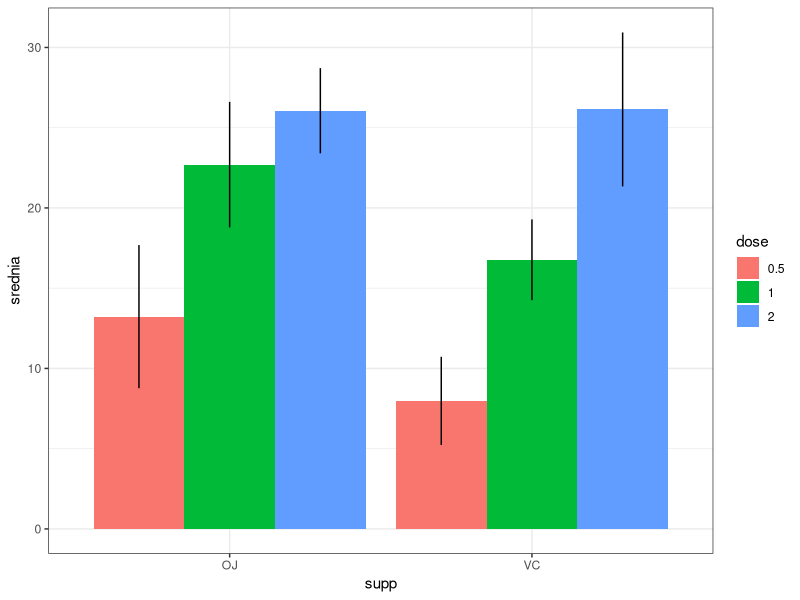
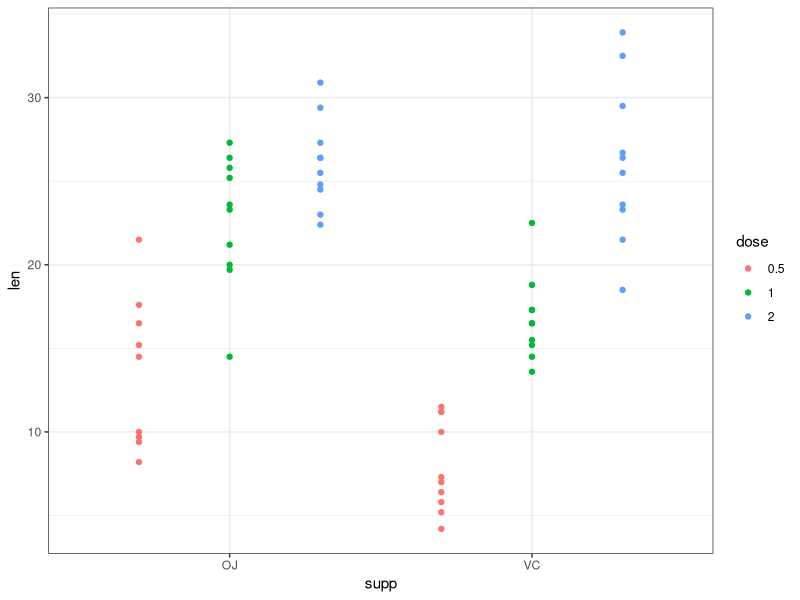
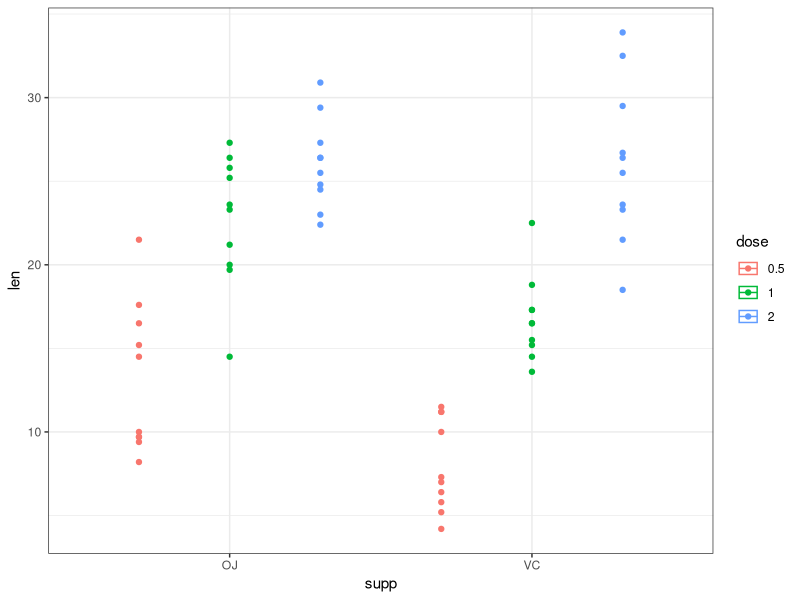

Write R code to recreate these figures, in order.
## ---- chunk 1
# wczytanie danych
data_tooth <- read.table('data/tooth.txt')
head(data_tooth)

# obliczenie średniej długości zęba w zależności od suplementu i dawki
# pakiet dplyr umożliwia łatwe manipulacje danymi tabelarycznymi
# możesz też średnią i odchylenie obliczyć np. w Excel i do R wczytać gotowe dane
library(dplyr)
# najpierw podział na grupy
data_tooth <- group_by(data_tooth, supp, dose)
data_tooth_summary <- summarise(data_tooth, srednia = mean(len),
                                odchylenie = sd(len))
# wynik
data_tooth_summary

# zmiana typu zmiennej dose na tekstowy
data_tooth_summary$dose <- as.character(data_tooth_summary$dose)

library(ggplot2)

# wykres słupkowy
ggplot(data_tooth_summary, aes(x = supp, y = srednia, fill = dose))+
  geom_col(position = 'dodge')+ # wykres słupkowy
  geom_linerange(aes(ymin = srednia - odchylenie, ymax = srednia + odchylenie), # słupki błędu
                 position = position_dodge(width = 0.9))+ # position żeby pasowały do słupków
  theme_bw() # białe tło
## ---- chunk 2
# zmiana typu zmiennej dose na tekstowy
data_tooth$dose <- as.character(data_tooth$dose)

ggplot(data_tooth, aes(x = supp, y = len, color = dose, group = dose))+
  geom_point(position = position_dodge(width = 0.9))+
  theme_bw()+
  stat_summary(fun.data = 'mean_cl_normal', geom = 'pointrange', # przedział ufności
               position = position_dodge(width = 0.9), color = 'black') # odpowiednia pozycja i czarny kolor

# albo

ggplot(data_tooth, aes(x = supp, y = len, color = dose, group = dose))+
  geom_point(position = position_dodge(width = 0.9))+
  theme_bw()+
  stat_summary(fun.data = 'mean_cl_normal', geom = 'crossbar', # przedział ufności
               position = position_dodge(width = 0.9)) 

